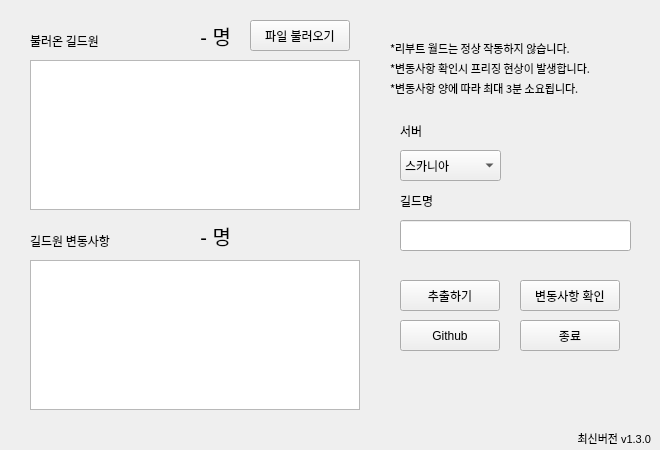
<?xml version="1.0" encoding="UTF-8"?>
<ui version="4.0">
 <class>Dialog</class>
 <widget class="QDialog" name="Dialog">
  <property name="geometry">
   <rect>
    <x>0</x>
    <y>0</y>
    <width>660</width>
    <height>450</height>
   </rect>
  </property>
  <property name="minimumSize">
   <size>
    <width>660</width>
    <height>450</height>
   </size>
  </property>
  <property name="maximumSize">
   <size>
    <width>660</width>
    <height>450</height>
   </size>
  </property>
  <property name="windowTitle">
   <string>Dialog</string>
  </property>
  <widget class="QLabel" name="label">
   <property name="geometry">
    <rect>
     <x>400</x>
     <y>190</y>
     <width>181</width>
     <height>21</height>
    </rect>
   </property>
   <property name="font">
    <font>
     <family>굴림</family>
     <pointsize>9</pointsize>
    </font>
   </property>
   <property name="text">
    <string>길드명</string>
   </property>
   <property name="textFormat">
    <enum>Qt::AutoText</enum>
   </property>
  </widget>
  <widget class="QLineEdit" name="input_guildName">
   <property name="geometry">
    <rect>
     <x>400</x>
     <y>220</y>
     <width>231</width>
     <height>31</height>
    </rect>
   </property>
   <property name="font">
    <font>
     <family>맑은 고딕</family>
     <pointsize>9</pointsize>
    </font>
   </property>
   <property name="contextMenuPolicy">
    <enum>Qt::PreventContextMenu</enum>
   </property>
   <property name="text">
    <string/>
   </property>
   <property name="frame">
    <bool>true</bool>
   </property>
  </widget>
  <widget class="QLabel" name="label_2">
   <property name="geometry">
    <rect>
     <x>400</x>
     <y>120</y>
     <width>181</width>
     <height>21</height>
    </rect>
   </property>
   <property name="font">
    <font>
     <family>굴림</family>
     <pointsize>9</pointsize>
    </font>
   </property>
   <property name="text">
    <string>서버</string>
   </property>
   <property name="textFormat">
    <enum>Qt::AutoText</enum>
   </property>
  </widget>
  <widget class="QComboBox" name="combo_serverName">
   <property name="geometry">
    <rect>
     <x>400</x>
     <y>150</y>
     <width>101</width>
     <height>31</height>
    </rect>
   </property>
   <property name="font">
    <font>
     <pointsize>9</pointsize>
    </font>
   </property>
   <property name="focusPolicy">
    <enum>Qt::NoFocus</enum>
   </property>
   <item>
    <property name="text">
     <string>스카니아</string>
    </property>
   </item>
   <item>
    <property name="text">
     <string>베라</string>
    </property>
   </item>
   <item>
    <property name="text">
     <string>루나</string>
    </property>
   </item>
   <item>
    <property name="text">
     <string>제니스</string>
    </property>
   </item>
   <item>
    <property name="text">
     <string>크로아</string>
    </property>
   </item>
   <item>
    <property name="text">
     <string>유니온</string>
    </property>
   </item>
   <item>
    <property name="text">
     <string>엘리시움</string>
    </property>
   </item>
   <item>
    <property name="text">
     <string>이노시스</string>
    </property>
   </item>
   <item>
    <property name="text">
     <string>레드</string>
    </property>
   </item>
   <item>
    <property name="text">
     <string>오로라</string>
    </property>
   </item>
   <item>
    <property name="text">
     <string>아케인</string>
    </property>
   </item>
   <item>
    <property name="text">
     <string>노바</string>
    </property>
   </item>
   <item>
    <property name="text">
     <string>리부트</string>
    </property>
   </item>
   <item>
    <property name="text">
     <string>리부트2</string>
    </property>
   </item>
  </widget>
  <widget class="QPushButton" name="btn_start">
   <property name="geometry">
    <rect>
     <x>400</x>
     <y>280</y>
     <width>100</width>
     <height>31</height>
    </rect>
   </property>
   <property name="focusPolicy">
    <enum>Qt::NoFocus</enum>
   </property>
   <property name="text">
    <string>추출하기</string>
   </property>
  </widget>
  <widget class="QPushButton" name="btn_exit">
   <property name="geometry">
    <rect>
     <x>520</x>
     <y>320</y>
     <width>100</width>
     <height>31</height>
    </rect>
   </property>
   <property name="focusPolicy">
    <enum>Qt::NoFocus</enum>
   </property>
   <property name="autoFillBackground">
    <bool>false</bool>
   </property>
   <property name="text">
    <string>종료</string>
   </property>
  </widget>
  <widget class="QTextBrowser" name="guildMembers">
   <property name="geometry">
    <rect>
     <x>30</x>
     <y>60</y>
     <width>330</width>
     <height>150</height>
    </rect>
   </property>
   <property name="font">
    <font>
     <family>맑은 고딕</family>
     <pointsize>9</pointsize>
    </font>
   </property>
  </widget>
  <widget class="QLabel" name="label_3">
   <property name="geometry">
    <rect>
     <x>30</x>
     <y>30</y>
     <width>131</width>
     <height>21</height>
    </rect>
   </property>
   <property name="font">
    <font>
     <family>굴림</family>
     <pointsize>9</pointsize>
    </font>
   </property>
   <property name="text">
    <string>불러온 길드원</string>
   </property>
   <property name="textFormat">
    <enum>Qt::AutoText</enum>
   </property>
  </widget>
  <widget class="QPushButton" name="btn_load">
   <property name="geometry">
    <rect>
     <x>250</x>
     <y>20</y>
     <width>100</width>
     <height>31</height>
    </rect>
   </property>
   <property name="focusPolicy">
    <enum>Qt::NoFocus</enum>
   </property>
   <property name="text">
    <string>파일 불러오기</string>
   </property>
  </widget>
  <widget class="QTextBrowser" name="guildMembers_changed">
   <property name="geometry">
    <rect>
     <x>30</x>
     <y>260</y>
     <width>330</width>
     <height>150</height>
    </rect>
   </property>
   <property name="font">
    <font>
     <family>맑은 고딕</family>
     <pointsize>9</pointsize>
    </font>
   </property>
  </widget>
  <widget class="QLabel" name="label_4">
   <property name="geometry">
    <rect>
     <x>30</x>
     <y>230</y>
     <width>131</width>
     <height>21</height>
    </rect>
   </property>
   <property name="font">
    <font>
     <family>굴림</family>
     <pointsize>9</pointsize>
    </font>
   </property>
   <property name="text">
    <string>길드원 변동사항</string>
   </property>
   <property name="textFormat">
    <enum>Qt::AutoText</enum>
   </property>
  </widget>
  <widget class="QPushButton" name="btn_check">
   <property name="geometry">
    <rect>
     <x>520</x>
     <y>280</y>
     <width>100</width>
     <height>31</height>
    </rect>
   </property>
   <property name="focusPolicy">
    <enum>Qt::NoFocus</enum>
   </property>
   <property name="text">
    <string>변동사항 확인</string>
   </property>
  </widget>
  <widget class="QLabel" name="count">
   <property name="geometry">
    <rect>
     <x>150</x>
     <y>20</y>
     <width>81</width>
     <height>31</height>
    </rect>
   </property>
   <property name="font">
    <font>
     <pointsize>15</pointsize>
    </font>
   </property>
   <property name="layoutDirection">
    <enum>Qt::LeftToRight</enum>
   </property>
   <property name="text">
    <string>- 명</string>
   </property>
   <property name="alignment">
    <set>Qt::AlignRight|Qt::AlignTrailing|Qt::AlignVCenter</set>
   </property>
  </widget>
  <widget class="QLabel" name="changeCount">
   <property name="geometry">
    <rect>
     <x>150</x>
     <y>220</y>
     <width>81</width>
     <height>31</height>
    </rect>
   </property>
   <property name="font">
    <font>
     <pointsize>15</pointsize>
    </font>
   </property>
   <property name="layoutDirection">
    <enum>Qt::LeftToRight</enum>
   </property>
   <property name="text">
    <string>- 명</string>
   </property>
   <property name="alignment">
    <set>Qt::AlignRight|Qt::AlignTrailing|Qt::AlignVCenter</set>
   </property>
  </widget>
  <widget class="QLabel" name="label_5">
   <property name="geometry">
    <rect>
     <x>390</x>
     <y>40</y>
     <width>271</width>
     <height>16</height>
    </rect>
   </property>
   <property name="font">
    <font>
     <family>굴림</family>
     <pointsize>8</pointsize>
    </font>
   </property>
   <property name="text">
    <string>*리부트 월드는 정상 작동하지 않습니다.</string>
   </property>
  </widget>
  <widget class="QLabel" name="label_6">
   <property name="geometry">
    <rect>
     <x>390</x>
     <y>60</y>
     <width>271</width>
     <height>16</height>
    </rect>
   </property>
   <property name="font">
    <font>
     <family>굴림</family>
     <pointsize>8</pointsize>
    </font>
   </property>
   <property name="text">
    <string>*변동사항 확인시 프리징 현상이 발생합니다.</string>
   </property>
  </widget>
  <widget class="QLabel" name="label_7">
   <property name="geometry">
    <rect>
     <x>390</x>
     <y>80</y>
     <width>271</width>
     <height>16</height>
    </rect>
   </property>
   <property name="font">
    <font>
     <family>굴림</family>
     <pointsize>8</pointsize>
    </font>
   </property>
   <property name="text">
    <string>*변동사항 양에 따라 최대 3분 소요됩니다.</string>
   </property>
  </widget>
  <widget class="QPushButton" name="btn_github">
   <property name="geometry">
    <rect>
     <x>400</x>
     <y>320</y>
     <width>100</width>
     <height>31</height>
    </rect>
   </property>
   <property name="focusPolicy">
    <enum>Qt::NoFocus</enum>
   </property>
   <property name="text">
    <string>Github</string>
   </property>
  </widget>
  <widget class="QLabel" name="label_latestVersion">
   <property name="geometry">
    <rect>
     <x>530</x>
     <y>430</y>
     <width>121</width>
     <height>16</height>
    </rect>
   </property>
   <property name="font">
    <font>
     <family>Arial</family>
     <pointsize>8</pointsize>
    </font>
   </property>
   <property name="layoutDirection">
    <enum>Qt::LeftToRight</enum>
   </property>
   <property name="text">
    <string>최신버전 v1.3.0</string>
   </property>
   <property name="alignment">
    <set>Qt::AlignRight|Qt::AlignTrailing|Qt::AlignVCenter</set>
   </property>
  </widget>
 </widget>
 <resources/>
 <connections/>
</ui>
